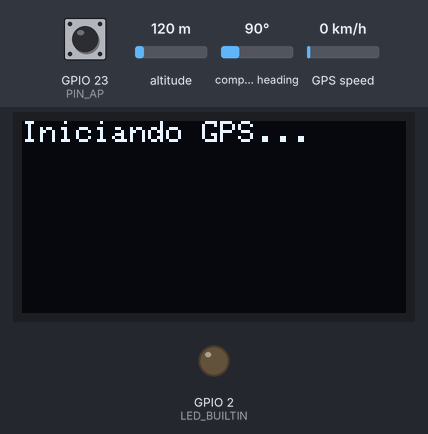
The program below on a simulated ESP32. Shown: 128×64 one-colour display, output pins drawn as LEDs (lit = HIGH). The test bench sets the inputs (shaded band); at power-on: GPIO 23 (PIN_AP) HIGH, altitude 120 m, compass heading 90°, GPS speed 0 km/h. WiFi joins after 1.5 s; servers stay silent unless stated; the GPS gets a fix after 3 s at 37.7749, -122.4194 with 8 satellites; what the program prints to the serial monitor is not drawn.

Above: at 0.1 s.
At 3.81 s:
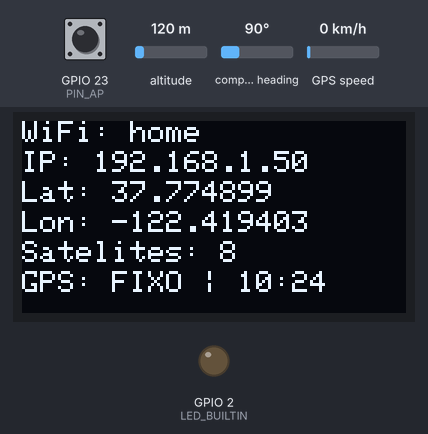
At 64.11 s:
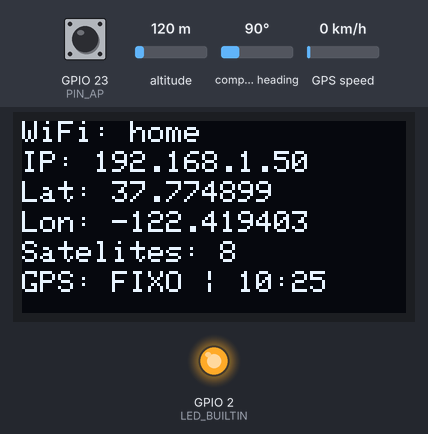
At 124.3 s:
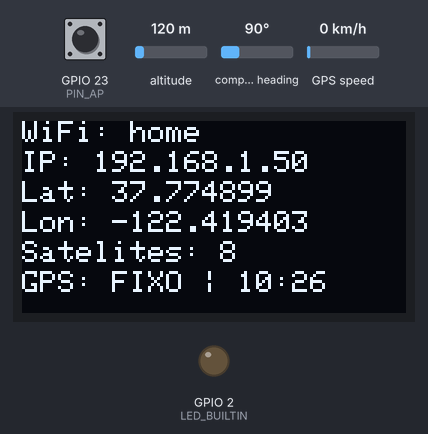
Timing chart, 0 to 130.0 s (numbered marks = the images above):
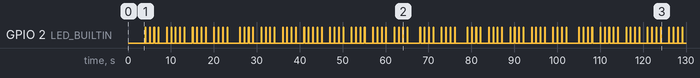

The program:

main.cpp
```cpp
#include <WiFiManager.h>
#include <SPI.h>
#include <Wire.h>
#include <Adafruit_GFX.h>
#include <Adafruit_SSD1306.h>
#include <TinyGPSPlus.h>  // Nome correto da biblioteca
#include <HardwareSerial.h>

// DEFINIÇÕES DE PINOS
#define PIN_AP 23
#define LED_BUILTIN 2

// DEFINIÇÕES
#define APERTADO LOW

#define SCREEN_WIDTH 128
#define SCREEN_HEIGHT 64
#define SCREEN_ADDRESS 0x3C
#define OLED_RESET -1

// Objetos
Adafruit_SSD1306 tela(SCREEN_WIDTH, SCREEN_HEIGHT, &Wire, OLED_RESET);
TinyGPSPlus gps;
HardwareSerial SerialGPS(2); // UART2 do ESP32

// DECLARAÇÃO DE VARIÁVEIS
char nomeWifi[15] = "ESP32_GPS";
char senhaWifi[15] = "12345678";

// Variáveis GPS
float latitude = 0;
float longitude = 0;
int satelites = 0;
bool gpsValido = false;

bool botaoPressionado() {
  if (digitalRead(PIN_AP) == APERTADO) {
    delay(50);
    if (digitalRead(PIN_AP) == APERTADO) {
      return true;
    }
  }
  return false;
}

void mostrarMensagem(String mensagem, int tamanho = 1) {
  tela.clearDisplay();
  tela.setTextSize(tamanho);
  tela.setTextColor(SSD1306_WHITE);
  tela.setCursor(0, 0);
  tela.println(mensagem);
  tela.display();
}

void atualizarGPS() {
  // Processar dados do GPS
  while (SerialGPS.available() > 0) {
    char c = SerialGPS.read();
    if (gps.encode(c)) {
      if (gps.location.isValid()) {
        latitude = gps.location.lat();
        longitude = gps.location.lng();
        satelites = gps.satellites.value();
        gpsValido = true;

        // Debug no Serial Monitor
        Serial.print("Lat: ");
        Serial.print(latitude, 6);
        Serial.print(" Lon: ");
        Serial.print(longitude, 6);
        Serial.print(" Sats: ");
        Serial.println(satelites);
      } else {
        gpsValido = false;
        Serial.println("GPS: Aguardando fixação...");
      }
    }
  }
}

void mostrarInfoCompleta() {
  tela.clearDisplay();
  tela.setTextSize(1);
  tela.setTextColor(SSD1306_WHITE);

  // Linha 1: Status WiFi
  tela.setCursor(0, 0);
  if (WiFi.status() == WL_CONNECTED) {
    tela.print("WiFi: ");
    tela.print(WiFi.SSID());
  } else {
    tela.print("Modo AP: ");
    tela.print(nomeWifi);
  }

  // Linha 2: IP Address
  tela.setCursor(0, 10);
  tela.print("IP: ");
  if (WiFi.status() == WL_CONNECTED) {
    tela.print(WiFi.localIP());
  } else {
    tela.print("192.168.4.1");
  }

  // Linha 3: Latitude
  tela.setCursor(0, 20);
  if (gpsValido) {
    tela.print("Lat: ");
    tela.print(latitude, 6);
  } else {
    tela.print("GPS: Buscando sats");
  }

  // Linha 4: Longitude
  tela.setCursor(0, 30);
  if (gpsValido) {
    tela.print("Lon: ");
    tela.print(longitude, 6);
  } else {
    tela.print("Sats: ");
    tela.print(satelites);
  }

  // Linha 5: Satélites
  tela.setCursor(0, 40);
  tela.print("Satelites: ");
  tela.print(satelites);

  // Linha 6: Status GPS
  tela.setCursor(0, 50);
  if (gpsValido) {
    tela.print("GPS: FIXO ");
    if (gps.time.isValid()) {
      tela.print("| ");
      if (gps.time.hour() < 10) tela.print("0");
      tela.print(gps.time.hour());
      tela.print(":");
      if (gps.time.minute() < 10) tela.print("0");
      tela.print(gps.time.minute());
    }
  } else {
    tela.print("GPS: BUSCANDO");
  }

  tela.display();
}

void setup() {
  pinMode(PIN_AP, INPUT_PULLUP);
  pinMode(LED_BUILTIN, OUTPUT);
  digitalWrite(LED_BUILTIN, LOW);

  Serial.begin(115200);

  // Inicializar GPS - UART2 nos pinos 16(RX), 17(TX)
  SerialGPS.begin(9600, SERIAL_8N1, 16, 17);
  Serial.println("Inicializando GPS...");

  // Inicializar display
  if(!tela.begin(SSD1306_SWITCHCAPVCC, SCREEN_ADDRESS)) {
    Serial.println("Falha no display!");
    while(1);
  }

  mostrarMensagem("Iniciando GPS...", 1);
  delay(2000);

  // Verificar botão de reset
  if (botaoPressionado()) {
    mostrarMensagem("Reset WiFi?", 1);
    delay(2000);
    mostrarMensagem("3...", 2);
    delay(1000);
    mostrarMensagem("2...", 2);
    delay(1000);
    mostrarMensagem("1...", 2);
    delay(1000);

    WiFiManager wm;
    wm.resetSettings();

    mostrarMensagem("Reiniciando", 1);
    delay(2000);
    ESP.restart();
    while(1);
  }

  // Configurar WiFiManager
  WiFiManager wm;
  wm.setConfigPortalTimeout(180);

  mostrarMensagem("Conectando WiFi", 1);

  // Tentar conectar automaticamente
  bool res = wm.autoConnect(nomeWifi, senhaWifi);

  if (!res) {
    Serial.println("Modo AP ativo");
  }
  else {
    Serial.println("WiFi Conectado!");
  }
}

void loop() {
  atualizarGPS();
  mostrarInfoCompleta();

  // Piscar LED baseado no status
  if (gpsValido) {
    digitalWrite(LED_BUILTIN, millis() % 1000 < 100); // Pisca rápido com GPS válido
  } else {
    digitalWrite(LED_BUILTIN, millis() % 1000 < 500); // Pisca normal
  }

  delay(100);
}
```

Measured:
- by itself, GPIO 2 (LED_BUILTIN): LOW → HIGH at 4.0 s, → LOW 0.13 s later, → HIGH 0.90 s later, → LOW 0.13 s later, … (198 changes in this stretch)
